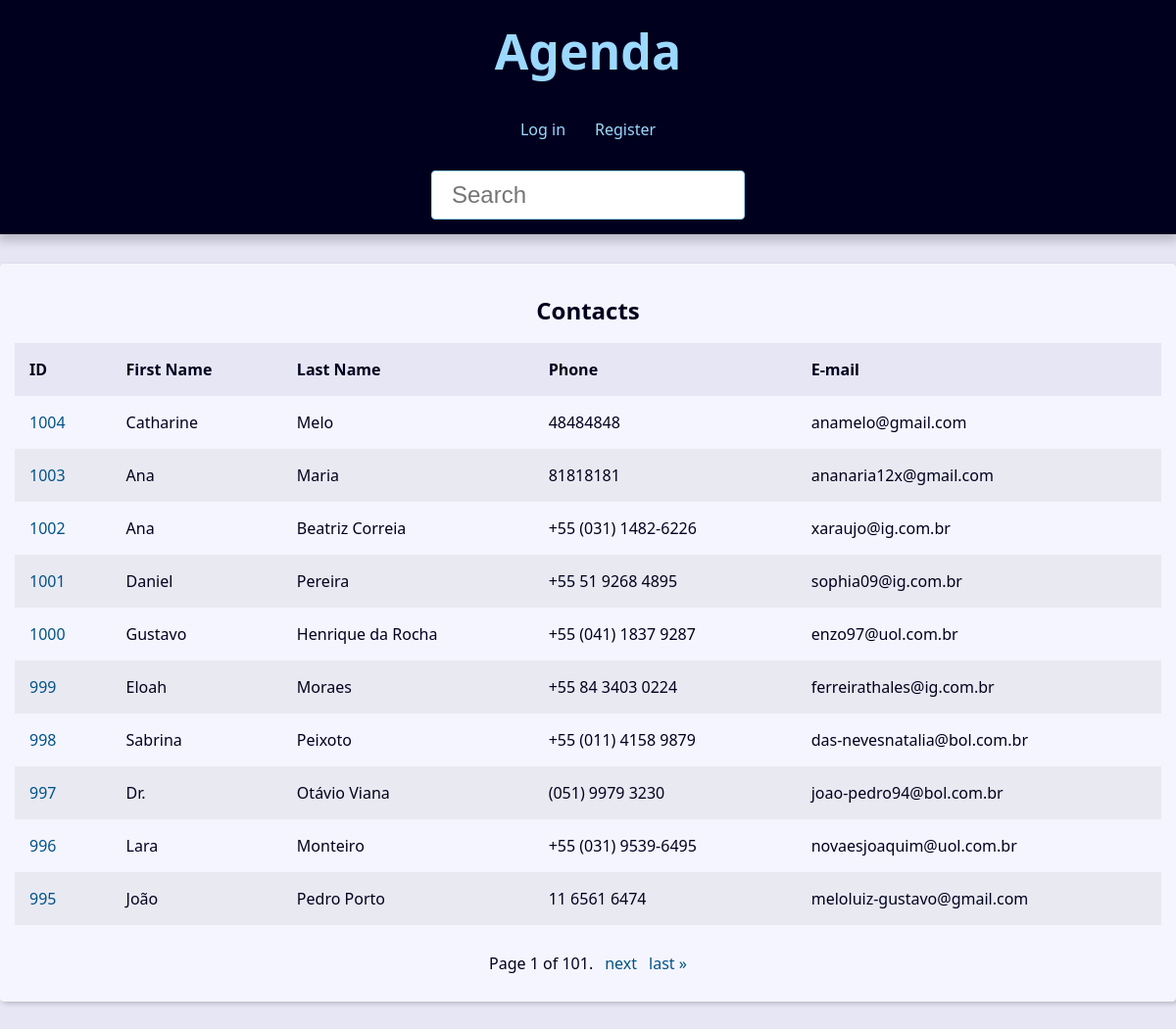
The app's page /, older data.
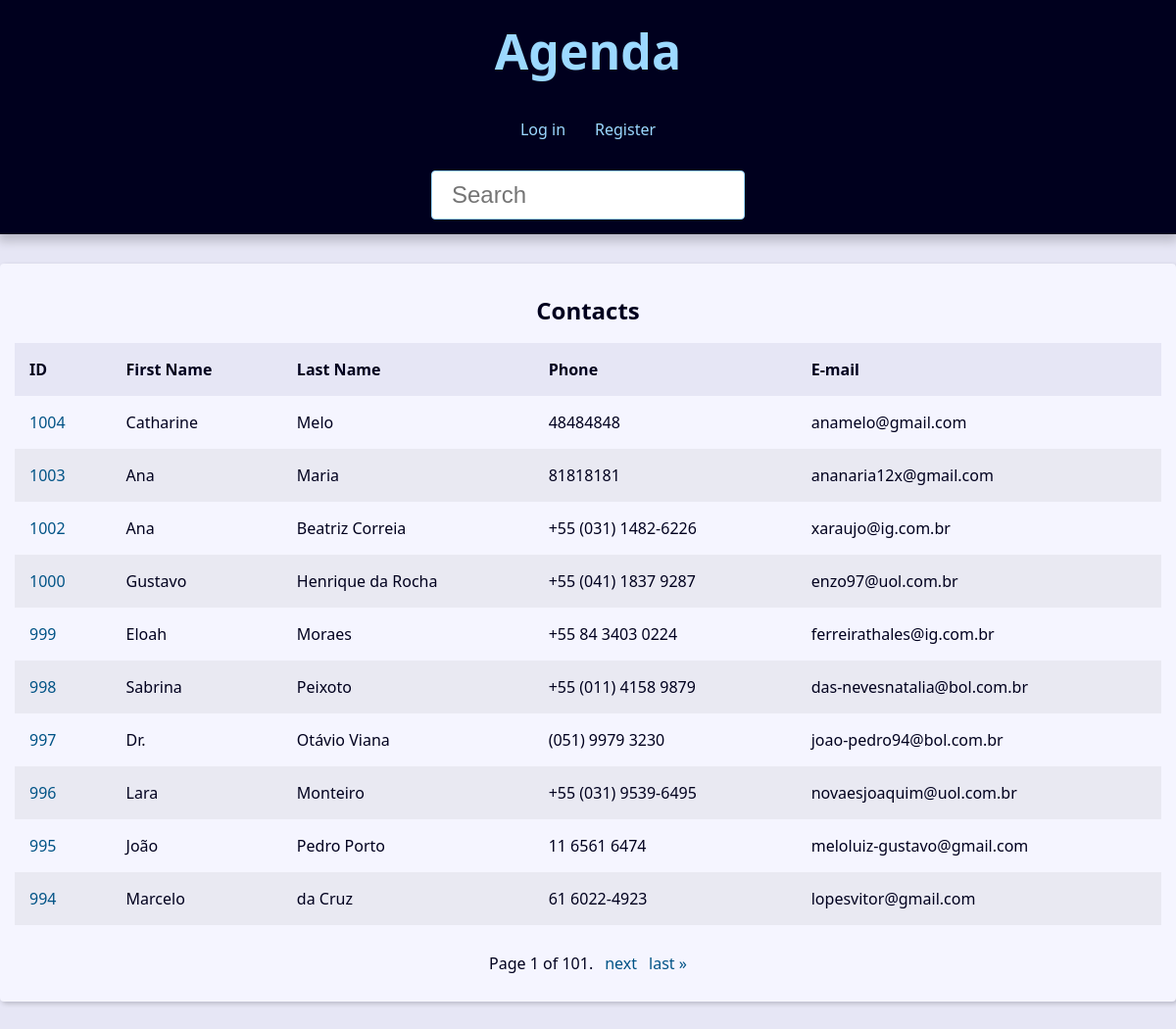
The same page, newer data.
### contact/models.py (models this page shows, shortened)
class Contact(models.Model):
    first_name = models.CharField(max_length=50)
    last_name = models.CharField(max_length=50, blank=True)
    phone = models.CharField(max_length=50)
    email = models.EmailField(max_length=254)
    created_date = models.DateTimeField(default=timezone.now)
    description = models.TextField(blank=True)
    show = models.BooleanField(default=True)
    picture = models.ImageField(blank=True, upload_to='pictures/%Y/%m/')
    category = models.ForeignKey(
        Category,
        on_delete=models.SET_NULL,
        blank=True, null=True,
    )
    owner = models.ForeignKey(
        User,
        on_delete=models.SET_NULL,
        blank=True, null=True,
    )

### contact/views/contact_views.py (the view)
# urls.py: path('', views.index, name='index'),
def index(request):
    contacts = Contact.objects\
        .filter(show=True)\
        .order_by('-id')
    paginator = Paginator(contacts, 10)
    page_number = request.GET.get("page")
    page_obj = paginator.get_page(page_number)
    context = {
        'page_obj': page_obj,
        'site_title': 'Contatos - ',
    }
    return render(
        request,
        'contact/index.html',
        context,
    )

### contact/templates/contact/index.html
{% extends 'global/base.html' %}
{% block content %}
{% if page_obj %}
    <div class="responsive-table">
        <table class="contacts-table">
            <caption class ="table-caption">
                Contacts
            </caption>
            <thead>
                <tr class="table-row table-row-header">
                    <th class="table-header">ID</th>
                    <th class="table-header">First Name</th>
                    <th class="table-header">Last Name</th>
                    <th class="table-header">Phone</th>
                    <th class="table-header">E-mail</th>
                </tr>
            </thead>
            <tbody>
                {% for contact in page_obj  %}
                    <tr class="table-row">
                        <td class="table-cel">
                            <a
                                class="table-link"
                                href="{% url 'contact:contact' contact.id %}"
                            >
                                {{ contact.id }}
                            </a>
                        </td>
                        <td class="table-cel">
                            {{ contact.first_name }}
                        </td>
                        <td class="table-cel">
                            {{ contact.last_name }}
                        </td>
                        <td class="table-cel">
                            {{ contact.phone }}
                        </td>
                        <td class="table-cel">
                            {{ contact.email }}
                        </td>
                    </tr>
                {% endfor %}
            </tbody>
        </table>
    </div>
{% else %}
            <div class="single-contact">
        <h1 class="single-contact-name">
            Nenhum contato encontrado
        </h1>
    </div>
{% endif %}
{% endblock content %}

Row changes from the older to the newer data that the page shows:
removed Contact: id "1001", first_name "Daniel", last_name "Pereira", phone "+55 51 9268 4895", email "sophia09@ig.com.br"
now on this page (row unchanged): Contact: id "994", first_name "Marcelo", last_name "da Cruz", phone "61 6022-4923", email "lopesvitor@gmail.com"
